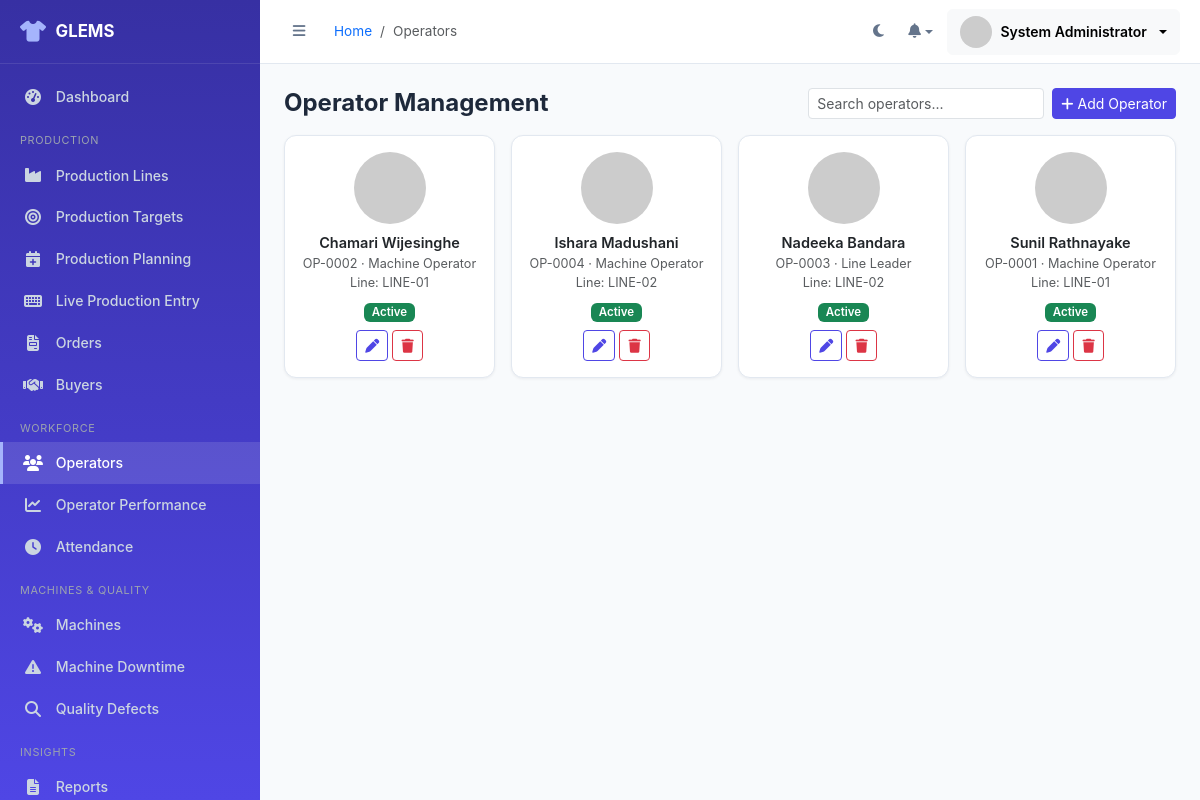
Screenshot of /admin/operators.php (signed in) with the database file from the repository.
### tables this page shows
CREATE TABLE operators (
    operator_id INT AUTO_INCREMENT PRIMARY KEY,
    employee_id VARCHAR(20) NOT NULL UNIQUE,
    full_name VARCHAR(100) NOT NULL,
    nic VARCHAR(20) DEFAULT NULL,
    phone VARCHAR(20) DEFAULT NULL,
    address VARCHAR(255) DEFAULT NULL,
    department VARCHAR(50) DEFAULT NULL,
    line_id INT DEFAULT NULL,
    position VARCHAR(50) DEFAULT NULL,
    date_joined DATE DEFAULT NULL,
    status ENUM('active','inactive','resigned') DEFAULT 'active',
    photo VARCHAR(255) DEFAULT NULL,
    created_at DATETIME DEFAULT CURRENT_TIMESTAMP,
    FOREIGN KEY (line_id) REFERENCES production_lines(line_id) ON DELETE SET NULL
);

CREATE TABLE production_lines (
    line_id INT AUTO_INCREMENT PRIMARY KEY,
    line_number VARCHAR(20) NOT NULL UNIQUE,
    floor VARCHAR(30) DEFAULT NULL,
    department VARCHAR(50) DEFAULT NULL,
    buyer_id INT DEFAULT NULL,
    style_number VARCHAR(50) DEFAULT NULL,
    product_name VARCHAR(100) DEFAULT NULL,
    supervisor_id INT DEFAULT NULL,
    operator_count INT DEFAULT 0,
    machine_count INT DEFAULT 0,
    working_hours DECIMAL(4,2) DEFAULT 8.00,
    status ENUM('running','stopped','maintenance','idle') DEFAULT 'idle',
    created_at DATETIME DEFAULT CURRENT_TIMESTAMP,
    updated_at DATETIME DEFAULT CURRENT_TIMESTAMP ON UPDATE CURRENT_TIMESTAMP,
    FOREIGN KEY (buyer_id) REFERENCES buyers(buyer_id) ON DELETE SET NULL,
    FOREIGN KEY (supervisor_id) REFERENCES users(user_id) ON DELETE SET NULL
);

### admin/operators.php (the view, shortened to what this page needs)
<?php
$pdo = getDBConnection();
$search = get('search', '');
$where = '';
$params = [];
$count = $pdo->prepare("SELECT COUNT(*) FROM operators o $where");
$count->execute($params);
$p = paginate((int)$count->fetchColumn(), 12);
$stmt = $pdo->prepare("SELECT o.*, pl.line_number FROM operators o LEFT JOIN production_lines pl ON pl.line_id = o.line_id $where ORDER BY o.full_name LIMIT {$p['limit']} OFFSET {$p['offset']}");
$stmt->execute($params);
$operators = $stmt->fetchAll();
$breadcrumbs = [['label' => 'Operators']];
include BASE_PATH . '/includes/layout_start.php';
?>
<div class="d-flex justify-content-between align-items-center mb-3 flex-wrap gap-2">
    <h4 class="fw-bold mb-0">Operator Management</h4>
    <div class="d-flex gap-2">
        <form method="GET"><input type="text" name="search" class="form-control form-control-sm" placeholder="Search operators..." value="<?= e($search) ?>"></form>
        <button class="btn btn-primary btn-sm" data-bs-toggle="modal" data-bs-target="#opModal" onclick="resetOpForm()"><i class="fa-solid fa-plus me-1"></i>Add Operator</button>
    </div>
</div>
<div class="row g-3">
<?php foreach ($operators as $o): ?>
    <div class="col-sm-6 col-lg-4 col-xl-3">
        <div class="card h-100">
            <div class="card-body text-center">
                <img src="<?= !empty($o['photo']) ? UPLOAD_URL . '/operators/' . e($o['photo']) : 'https://ui-avatars.com/api/?background=1E3A8A&color=fff&name=' . urlencode($o['full_name']) ?>" class="rounded-circle mb-2" width="72" height="72" style="object-fit:cover;">
                <div class="fw-semibold"><?= e($o['full_name']) ?></div>
                <div class="text-muted small"><?= e($o['employee_id']) ?> &middot; <?= e($o['position']) ?></div>
                <div class="small text-muted">Line: <?= e($o['line_number'] ?? '-') ?></div>
                <div class="mt-2"><?= status_badge($o['status']) ?></div>
                <div class="mt-2">
                    <button class="btn btn-sm btn-outline-primary" onclick='editOp(<?= json_encode($o) ?>)'><i class="fa-solid fa-pen"></i></button>
                    <form method="POST" class="d-inline" onsubmit="return confirmDelete()">
                        <button class="btn btn-sm btn-outline-danger"><i class="fa-solid fa-trash"></i></button>
                    </form>
                </div>
            </div>
        </div>
    </div>
<?php endforeach; ?>
</div>
<?php include BASE_PATH . '/includes/layout_end.php'; ?>

### includes/layout_start.php (shortened to what this page needs)
?><!DOCTYPE html>
<html lang="en" data-theme="light">
<head>
<link href="https://cdn.jsdelivr.net/npm/bootstrap@5.3.3/dist/css/bootstrap.min.css" rel="stylesheet">
<link href="https://cdnjs.cloudflare.com/ajax/libs/font-awesome/6.5.2/css/all.min.css" rel="stylesheet">
<link href="https://cdn.jsdelivr.net/npm/@fontsource/inter@5.0.8/index.css" rel="stylesheet">
<link href="<?= BASE_URL ?>/assets/css/style.css" rel="stylesheet">
</head>
<body>
<div class="toast-container position-fixed top-0 end-0 p-3" style="z-index:1080" id="toastContainer"></div>
<div class="app-shell">
    <?php include BASE_PATH . '/includes/sidebar.php'; ?>
    <div class="main-content">
        <?php include BASE_PATH . '/includes/header.php'; ?>
        <div class="page-body">

### includes/sidebar.php (shortened to what this page needs)
<?php
$activePage = $activePage ?? '';
function navlink(string $page, string $url, string $icon, string $label, string $active): void {
    $isActive = ($page === $active) ? ' active' : '';
    echo '<li><a class="nav-link' . $isActive . '" href="' . e($url) . '"><i class="fa-solid ' . e($icon) . '"></i><span>' . e($label) . '</span></a></li>';
}
?>
<aside class="sidebar" id="sidebar">
    <div class="sidebar-brand">
        <i class="fa-solid fa-shirt"></i>
        <span><?= e(APP_NAME) ?></span>
    </div>
    <ul class="sidebar-nav">
        <?php navlink('dashboard', BASE_URL . '/admin/dashboard.php', 'fa-gauge-high', 'Dashboard', $activePage) ?>
        <li class="nav-section-label">Production</li>
        <li class="nav-section-label">Workforce</li>
        <li class="nav-section-label">Machines &amp; Quality</li>
        <li class="nav-section-label">Insights</li>
    </ul>
</aside>

### includes/header.php (shortened to what this page needs)
<?php
$breadcrumbs = $breadcrumbs ?? [];
?>
<header class="topbar">
    <div class="d-flex align-items-center gap-3">
        <button class="topbar-icon-btn" id="sidebarToggle" title="Toggle menu"><i class="fa-solid fa-bars"></i></button>
        <nav aria-label="breadcrumb">
            <ol class="breadcrumb mb-0">
                <li class="breadcrumb-item"><a href="<?= BASE_URL ?>/admin/dashboard.php" class="text-decoration-none">Home</a></li>
                <?php foreach ($breadcrumbs as $bc): ?>
                    <li class="breadcrumb-item<?= empty($bc['url']) ? ' active' : '' ?>">
                        <?= empty($bc['url']) ? e($bc['label']) : '<a href="' . e($bc['url']) . '" class="text-decoration-none">' . e($bc['label']) . '</a>' ?>
                    </li>
                <?php endforeach; ?>
            </ol>
        </nav>
    </div>
    <div class="d-flex align-items-center gap-1">
        <button class="topbar-icon-btn" id="themeToggle" title="Toggle dark mode"><i class="fa-solid fa-moon"></i></button>
        <div class="dropdown">
            <button class="topbar-icon-btn dropdown-toggle" data-bs-toggle="dropdown" style="position:relative;" id="notifBell">
                <i class="fa-solid fa-bell"></i>
            </button>
        </div>
        <div class="dropdown ms-1">
            <button class="btn btn-light d-flex align-items-center gap-2 dropdown-toggle" data-bs-toggle="dropdown">
                <img src="<?= !empty($_SESSION['photo']) ? UPLOAD_URL . '/operators/' . e($_SESSION['photo']) : 'https://ui-avatars.com/api/?background=1E3A8A&color=fff&name=' . urlencode($_SESSION['full_name']) ?>" class="rounded-circle" width="32" height="32">
                <span class="d-none d-md-inline small fw-semibold"><?= e($_SESSION['full_name']) ?></span>
            </button>
        </div>
    </div>
</header>

### includes/functions.php (shortened to what this page needs)
<?php
function e(?string $value): string
{
    return htmlspecialchars($value ?? '', ENT_QUOTES, 'UTF-8');
}
function get(string $key, $default = null)
{
    return isset($_GET[$key]) ? clean_input($_GET[$key]) : $default;
}
function status_badge(string $status): string
{
    $map = [
        'active'      => 'success', 'running'  => 'success', 'resolved' => 'success',
        'inactive'    => 'secondary', 'idle'    => 'secondary',
        'stopped'     => 'danger',  'suspended' => 'danger', 'absent'   => 'danger',
        'maintenance' => 'warning', 'open'     => 'warning', 'pending'  => 'warning',
        'in_progress' => 'info',    'present'  => 'success', 'leave'    => 'info',
        'completed'   => 'primary', 'delayed'  => 'danger', 'cancelled' => 'secondary',
    ];
    $class = $map[$status] ?? 'secondary';
    $label = ucwords(str_replace('_', ' ', $status));
    return '<span class="badge bg-' . $class . '">' . e($label) . '</span>';
}
function paginate(int $totalRows, int $perPage = 20): array
{
    $page = max(1, (int)get('page', 1));
    $totalPages = max(1, (int)ceil($totalRows / $perPage));
    $page = min($page, $totalPages);
    $offset = ($page - 1) * $perPage;
    return ['offset' => $offset, 'limit' => $perPage, 'page' => $page, 'total_pages' => $totalPages];
}

### includes/layout_end.php (shortened to what this page needs)
</div>
    </div>
</div>
</body>
</html>

### assets/css/style.css (style rules this page uses)
:root { --glems-primary: #4F46E5; --glems-primary-light: #818CF8; --glems-primary-dark: #3730A3; --glems-success: #10B981; --glems-warning: #F59E0B; --glems-danger: #EF4444; --glems-accent: #06B6D4; --glems-bg: #F8FAFC; --glems-surface: #FFFFFF; --glems-border: #E2E8F0; --glems-text: #1E293B; --glems-text-muted: #64748B; --sidebar-width: 260px; --sidebar-collapsed: 78px; --header-height: 64px; --radius: 12px; --shadow-sm: 0 1px 3px rgba(15,23,42,0.06); --shadow-md: 0 4px 16px rgba(15,23,42,0.08); }
* { box-sizing: border-box; }
body { background: var(--glems-bg); color: var(--glems-text); font-family: 'Inter', 'Segoe UI', system-ui, sans-serif; font-size: 14.5px; transition: background .25s, color .25s; }
.app-shell { display: flex; min-height: 100vh; }
.sidebar { width: var(--sidebar-width); background: linear-gradient(180deg, var(--glems-primary-dark) 0%, var(--glems-primary) 100%); color: #E2E8F0; position: fixed; top:0; left:0; bottom:0; z-index:1030; transition: width .2s, transform .2s; overflow-y: auto; }
.sidebar-brand { height: var(--header-height); display: flex; align-items: center; gap: .6rem; padding: 0 1.25rem; font-weight:700; font-size:1.05rem; color:#fff; border-bottom:1px solid rgba(255,255,255,.1); white-space:nowrap; overflow:hidden; }
.sidebar-brand i { color: #A5B4FC; font-size:1.3rem; }
.sidebar-nav { padding:.75rem 0; list-style:none; margin:0; }
.sidebar-nav .nav-section-label { font-size:.68rem; text-transform:uppercase; letter-spacing:.06em; color:#9CA3AF; padding:.9rem 1.25rem .35rem; }
.sidebar-nav a.nav-link { display:flex; align-items:center; gap:.8rem; padding:.65rem 1.25rem; color:#CBD5E1; font-weight:500; font-size:.88rem; border-left:3px solid transparent; white-space:nowrap; overflow:hidden; }
.sidebar-nav a.nav-link i { width:20px; text-align:center; font-size:1rem; }
.sidebar-nav a.nav-link.active { background:rgba(255,255,255,.12); color:#fff; border-left-color: #A5B4FC; }
.main-content { margin-left: var(--sidebar-width); flex:1; min-width:0; transition: margin-left .2s; }
.topbar { height: var(--header-height); background: var(--glems-surface); border-bottom:1px solid var(--glems-border); display:flex; align-items:center; justify-content:space-between; padding:0 1.25rem; position:sticky; top:0; z-index:1020; }
.topbar .breadcrumb { margin:0; font-size:.85rem; }
.topbar-icon-btn { width:38px; height:38px; border-radius:50%; display:inline-flex; align-items:center; justify-content:center; color:var(--glems-text-muted); border:none; background:transparent; }
.page-body { padding:1.5rem; }
.card { border:1px solid var(--glems-border); border-radius:var(--radius); box-shadow:var(--shadow-sm); background:var(--glems-surface); }
.btn-primary { background:var(--glems-primary); border-color:var(--glems-primary); }
.btn-outline-primary { color:var(--glems-primary); border-color:var(--glems-primary); }
.badge { font-weight:600; font-size:.72rem; }

### rows the page displays
operators: full_name "Chamari Wijesinghe", employee "OP-0002", position "Machine Operator", line.line_number "LINE-01", status "Active"
operators: full_name "Ishara Madushani", employee "OP-0004", position "Machine Operator", line.line_number "LINE-02", status "Active"
operators: full_name "Nadeeka Bandara", employee "OP-0003", position "Line Leader", line.line_number "LINE-02", status "Active"
operators: full_name "Sunil Rathnayake", employee "OP-0001", position "Machine Operator", line.line_number "LINE-01", status "Active"

### other values shown
APP_NAME "GLEMS"
$label "Dashboard Production Lines Production Targets Production Planning Live Production Entry Orders Buyers Operators Operator Performance Attendance Machines Machine Downtime Quality Defects Reports"
$bc['label'] "Operators"
$_SESSION['full_name'] "System Administrator"
